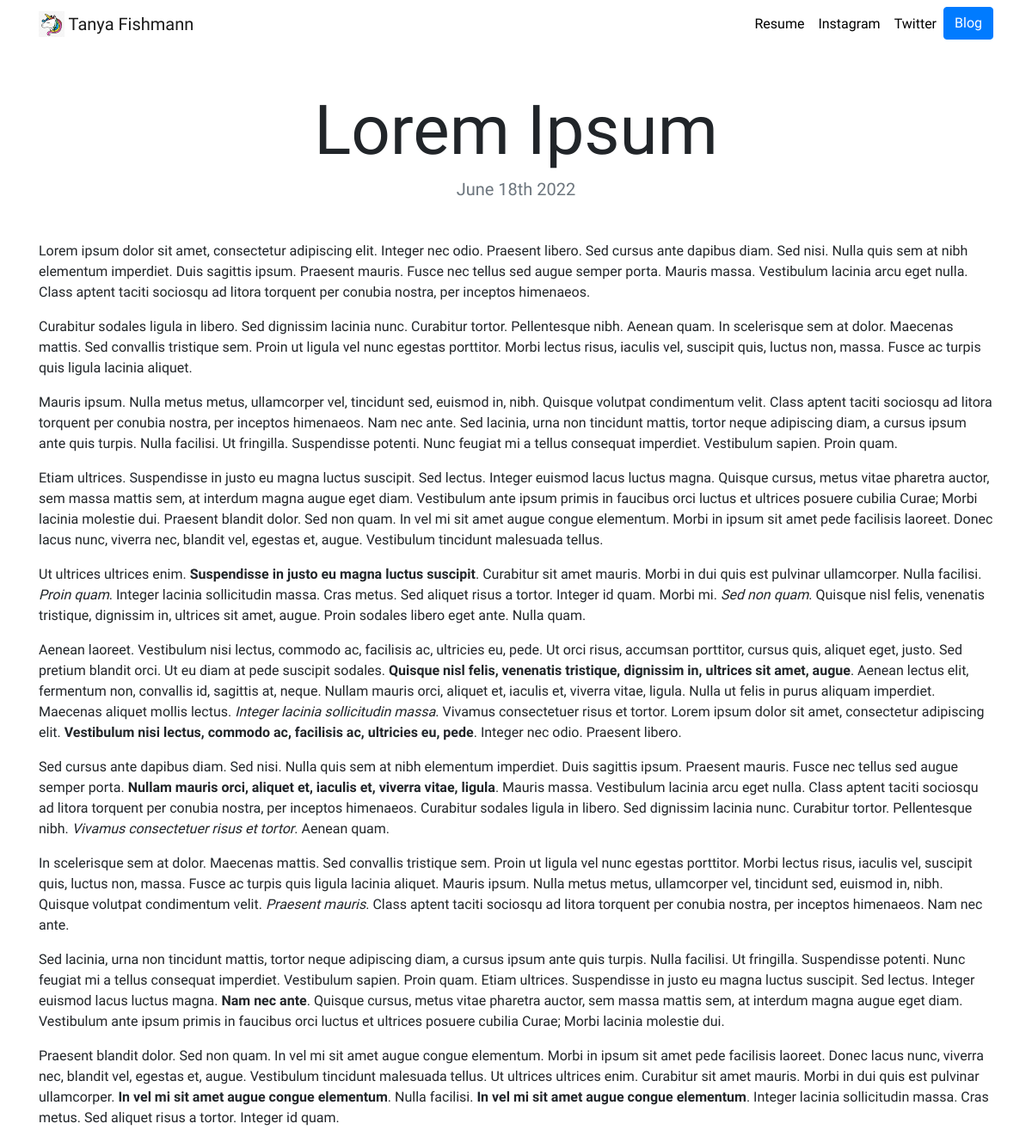
Page /blog/8/ on the committed database.
### blog/models.py (models this page shows, shortened)
class Blog(models.Model):
    title = models.CharField(max_length=200)
    description = models.TextField()
    date = models.DateField()

### blog/views.py (the view)
# urls.py: path('<int:blog_id>/', views.detail, name='detail'),
def detail(request, blog_id):
    blog = get_object_or_404(Blog, pk=blog_id)
    return render(request, 'blog/detail.html', {'blog': blog})

### blog/templates/blog/detail.html
{% extends "portfolio/base.html" %}
{% load static %}
{% block content %}
<h1 class="text-center mt-5" id="blogdetailtitle">{{ blog.title }}</h1>
<h5 class="text-center text-muted mb-5">{{ blog.date|date:'F jS Y' }}</h5>
{{ blog.description|safe }}
{% endblock %}

### portfolio/static/portfolio/custom.css (style rules this page uses)
body { font-family: 'Kdam Thmor Pro', sans-serif; }
@media (min-width: 992px) { #blogdetailtitle { font-size: 5rem; } }

### rows in the picture
Blog: title "Lorem Ipsum", date "June 18th 2022", description "Lorem ipsum dolor sit amet, consectetur adipiscing elit. Integer nec odio. Praesent libero. Sed cursus ante dapibus diam. Sed nisi. Nulla quis sem at nibh elementum imperdiet. Duis sagittis ipsum. Praesent mauris. Fusce nec tellus sed augue semper porta. Mauris massa. Vestibulum lacinia arcu eget nulla. Class aptent taciti sociosqu ad litora torquent per conubia nostra, per inceptos himenaeos. Curabitur sodales ligula in libero. Sed dignissim lacinia nunc. Curabitur tortor. Pellentesque nibh. Aenean quam. In scelerisque sem at dolor. Maecenas mattis. Sed convallis tristique sem. Proin ut ligula vel nunc egestas porttitor. Morbi lectus risus, iaculis vel, suscipit quis, luctus non, massa.…"
